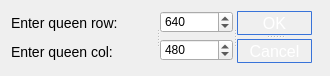
<?xml version="1.0" encoding="UTF-8"?>
<ui version="4.0">
 <class>SizeDialog</class>
 <widget class="QDialog" name="SizeDialog">
  <property name="geometry">
   <rect>
    <x>0</x>
    <y>0</y>
    <width>330</width>
    <height>76</height>
   </rect>
  </property>
  <property name="windowTitle">
   <string>Dialog</string>
  </property>
  <property name="styleSheet">
   <string notr="true">QPushButton#okButton {
    padding:2px;
    color: #fff;
    font-size: 16px;
    border-radius: 1px;
    border: 1px solid #3873d9;
    background-color: qlineargradient( x1: 0, y1: 0, x2: 0, y2: 1,
                                        stop: 0 #4287ff, stop: 1 #356ccc);
 }
QPushButton#okButton:pressed {
    color: #111;
    border: 1px solid #3873d9;
    background: #fff;
 }

QPushButton#cancelButton {
    padding:2px;
    color: #fff;
    font-size: 16px;
    border-radius: 1px;
    border: 1px solid #3873d9;
    background-color: qlineargradient( x1: 0, y1: 0, x2: 0, y2: 1,
                                        stop: 0 #4287ff, stop: 1 #356ccc);
 }
QPushButton#cancelButton:pressed {
    color: #111;
    border: 1px solid #3873d9;
    background: #fff;
 }

QLabel#label {
   font-size: 14px;
 }

QLabel#label_2 {
   font-size: 14px;
 }</string>
  </property>
  <widget class="QSplitter" name="splitter_3">
   <property name="geometry">
    <rect>
     <x>11</x>
     <y>11</y>
     <width>301</width>
     <height>52</height>
    </rect>
   </property>
   <property name="orientation">
    <enum>Qt::Horizontal</enum>
   </property>
   <widget class="QSplitter" name="splitter_2">
    <property name="orientation">
     <enum>Qt::Horizontal</enum>
    </property>
    <widget class="QWidget" name="layoutWidget">
     <layout class="QVBoxLayout" name="verticalLayout_2">
      <item>
       <widget class="QLabel" name="label">
        <property name="text">
         <string>Enter queen row:</string>
        </property>
       </widget>
      </item>
      <item>
       <widget class="QLabel" name="label_2">
        <property name="text">
         <string>Enter queen col:</string>
        </property>
       </widget>
      </item>
     </layout>
    </widget>
    <widget class="QWidget" name="layoutWidget">
     <layout class="QVBoxLayout" name="verticalLayout">
      <property name="leftMargin">
       <number>0</number>
      </property>
      <item>
       <widget class="QSpinBox" name="wBox">
        <property name="minimum">
         <number>0</number>
        </property>
        <property name="maximum">
         <number>1920</number>
        </property>
        <property name="value">
         <number>640</number>
        </property>
       </widget>
      </item>
      <item>
       <widget class="QSpinBox" name="hBox">
        <property name="minimum">
         <number>1</number>
        </property>
        <property name="maximum">
         <number>1080</number>
        </property>
        <property name="value">
         <number>480</number>
        </property>
       </widget>
      </item>
     </layout>
    </widget>
   </widget>
   <widget class="QSplitter" name="splitter">
    <property name="orientation">
     <enum>Qt::Vertical</enum>
    </property>
    <widget class="QPushButton" name="okButton">
     <property name="minimumSize">
      <size>
       <width>75</width>
       <height>0</height>
      </size>
     </property>
     <property name="maximumSize">
      <size>
       <width>75</width>
       <height>16777215</height>
      </size>
     </property>
     <property name="styleSheet">
      <string notr="true"/>
     </property>
     <property name="text">
      <string>OK</string>
     </property>
    </widget>
    <widget class="QPushButton" name="cancelButton">
     <property name="minimumSize">
      <size>
       <width>75</width>
       <height>0</height>
      </size>
     </property>
     <property name="maximumSize">
      <size>
       <width>75</width>
       <height>16777215</height>
      </size>
     </property>
     <property name="text">
      <string>Cancel</string>
     </property>
    </widget>
   </widget>
  </widget>
 </widget>
 <resources/>
 <connections/>
</ui>
